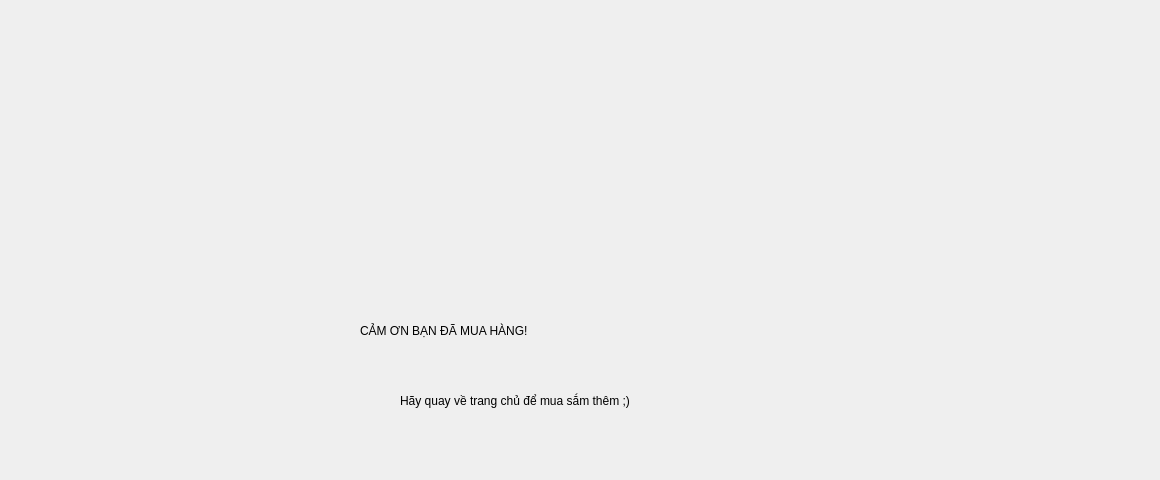
     <widget class="QWidget" name="page_buyed">
      <widget class="QWidget" name="widget_10" native="true">
       <property name="geometry">
        <rect>
         <x>180</x>
         <y>40</y>
         <width>971</width>
         <height>431</height>
        </rect>
       </property>
       <property name="styleSheet">
        <string notr="true">BACKGROUND-COLOR: 0</string>
       </property>
       <widget class="QLabel" name="label_9">
        <property name="geometry">
         <rect>
          <x>230</x>
          <y>0</y>
          <width>481</width>
          <height>281</height>
         </rect>
        </property>
        <property name="styleSheet">
         <string notr="true">BACKGROUND-COLOR: 0</string>
        </property>
        <property name="text">
         <string/>
        </property>
        <property name="pixmap">
         <pixmap>tich.png</pixmap>
        </property>
       </widget>
       <widget class="QLabel" name="label_8">
        <property name="geometry">
         <rect>
          <x>180</x>
          <y>220</y>
          <width>661</width>
          <height>141</height>
         </rect>
        </property>
        <property name="styleSheet">
         <string notr="true">font: 75 35pt &quot;MS Sans Serif&quot;;</string>
        </property>
        <property name="text">
         <string>CẢM ƠN BẠN ĐÃ MUA HÀNG!</string>
        </property>
       </widget>
       <widget class="QLabel" name="label_10">
        <property name="geometry">
         <rect>
          <x>220</x>
          <y>290</y>
          <width>501</width>
          <height>141</height>
         </rect>
        </property>
        <property name="styleSheet">
         <string notr="true">font: 75 15pt &quot;MS Sans Serif&quot;;</string>
        </property>
        <property name="text">
         <string>Hãy quay về trang chủ để mua sắm thêm ;)</string>
        </property>
       </widget>
      </widget>
     </widget>
